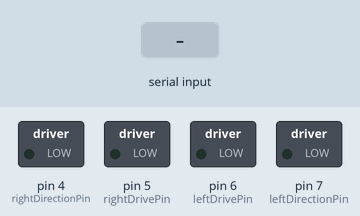
The sketch below on a simulated Arduino Uno, built with avr-gcc and run on an emulated ATmega328P. Parts: switched loads named in the sketch (green lamp = pin HIGH). The test bench sets the inputs (shaded band).

Above: at 1.2 s.
1.3 s: "F" received over Serial
At 2.4 s:
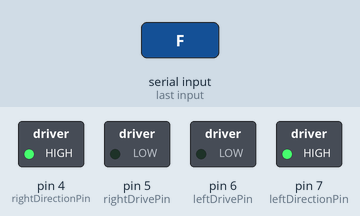
2.8 s: "B" received over Serial
At 3.5 s:
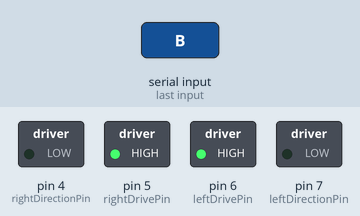
4.3 s: "L" received over Serial
At 4.7 s:
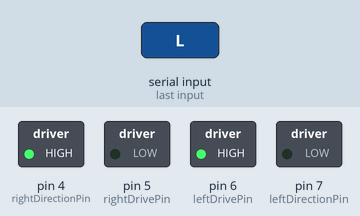
5.8 s: "R" received over Serial
At 7.0 s:
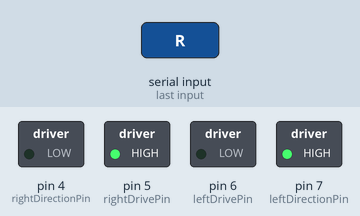
7.3 s: "S" received over Serial
At 8.2 s:
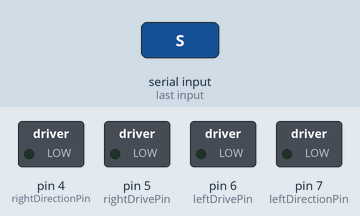
Timing chart, 0 to 9.8 s (numbered marks = the images above; inputs shaded):
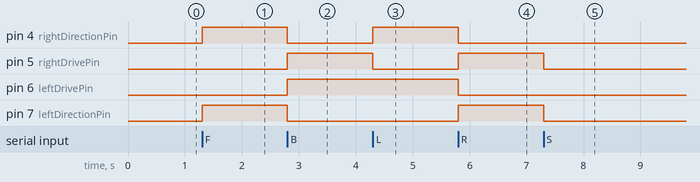

Measured:
- after the input at 1.3 s, pin 4 (rightDirectionPin), pin 7 (leftDirectionPin): LOW → HIGH at once
- after the input at 2.8 s, pin 4 (rightDirectionPin), pin 7 (leftDirectionPin): HIGH → LOW at once; pin 5 (rightDrivePin), pin 6 (leftDrivePin): LOW → HIGH at once
- after the input at 4.3 s, pin 4 (rightDirectionPin): LOW → HIGH at once; pin 5 (rightDrivePin): HIGH → LOW at once
- after the input at 5.8 s, pin 4 (rightDirectionPin), pin 6 (leftDrivePin): HIGH → LOW at once; pin 5 (rightDrivePin), pin 7 (leftDirectionPin): LOW → HIGH at once
- after the input at 7.3 s, pin 5 (rightDrivePin), pin 7 (leftDirectionPin): HIGH → LOW at once

The sketch:

ENEXRover.ino
```cpp
// (licence header left out)
//  F   forward
//  B   backward
//  L   left
//  R   right
//  S   stop

char input;
int leftDrivePin = 6;      // left motor
int rightDrivePin = 5;      // right motor
int leftDirectionPin = 7;   // direction - left motor
int rightDirectionPin = 4;  // direction - right motor

// digitalWrite(leftDrivePin,HIGH); can be replaced with
// analogWrite(leftDrivePin,N); to control speed

void setup()
{
  Serial.begin(9600);
  pinMode(leftDrivePin, OUTPUT);
  pinMode(rightDrivePin, OUTPUT);
  pinMode(leftDirectionPin, OUTPUT);
  pinMode(rightDirectionPin, OUTPUT);
}

void loop()
{
  if (Serial.available()) {
    input = Serial.read();
    switch(input)
    {
      case 'F': // forwards
        digitalWrite(leftDirectionPin,HIGH);
        digitalWrite(leftDrivePin, LOW);
        digitalWrite(rightDirectionPin,HIGH);
        digitalWrite(rightDrivePin, LOW);
        break;
      case 'B':  // backwards
        digitalWrite(leftDirectionPin,LOW);
        digitalWrite(leftDrivePin, HIGH);
        digitalWrite(rightDirectionPin,LOW);
        digitalWrite(rightDrivePin, HIGH);
        break;
      case 'S':  // stop
        digitalWrite(leftDirectionPin,LOW);
        digitalWrite(leftDrivePin, LOW);
        digitalWrite(rightDirectionPin,LOW);
        digitalWrite(rightDrivePin, LOW);
        break;
      case 'L':  // left
        digitalWrite(leftDirectionPin,LOW);
        digitalWrite(leftDrivePin, HIGH);
        digitalWrite(rightDirectionPin,HIGH);
        digitalWrite(rightDrivePin, LOW);
        break;
      case 'R':  // right
        digitalWrite(leftDirectionPin,HIGH);
        digitalWrite(leftDrivePin, LOW);
        digitalWrite(rightDirectionPin,LOW);
        digitalWrite(rightDrivePin, HIGH);
        break;
      default:    // unrecognized character
        digitalWrite(leftDirectionPin,LOW);
        digitalWrite(leftDrivePin, LOW);
        digitalWrite(rightDirectionPin,LOW);
        digitalWrite(rightDrivePin, LOW);
        break;
    }
  }
}
```
